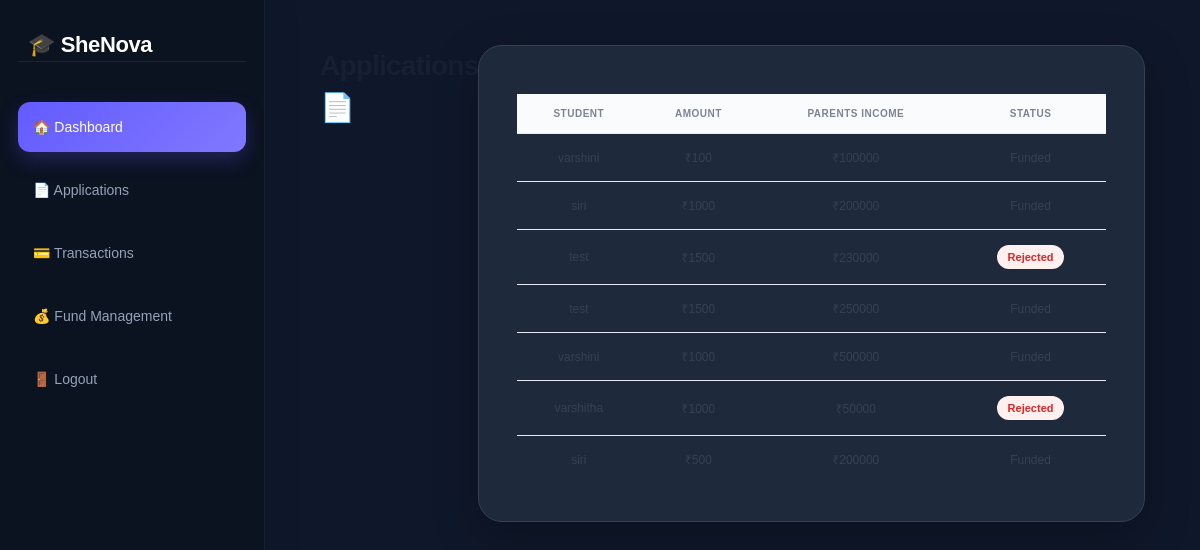
/admin-applications/ (signed in), run on the app's committed database.
### accounts/models.py (models this page shows, shortened)
class Application(models.Model):
    is_emergency = models.BooleanField(default=False)
    PRIORITY_CHOICES = [
        ('Low', 'Low'),
        ('Medium', 'Medium'),
        ('High', 'High'),
        ('Critical', 'Critical'),
    ]
    priority_level = models.CharField(
        max_length=10,
        choices=PRIORITY_CHOICES,
        default='Medium'
    )
    STATUS_CHOICES = (
        ('Pending', 'Pending'),
        ('Approved', 'Approved'),
        ('Funded', 'Funded'),
        ('Rejected', 'Rejected'),
        ('Completed', 'Completed'),
    )
    REPAYMENT_CHOICES = [
        ('30', '30 Days'),
        ('60', '60 Days'),
        ('90', '90 Days'),
    ]
    student = models.ForeignKey(User, on_delete=models.CASCADE)
    amount_requested = models.IntegerField()
    reason = models.TextField()
    family_income = models.IntegerField()
    phone = models.CharField(max_length=10, null=True, blank=True)
    year = models.CharField(max_length=10, null=True, blank=True)
    aadhaar_number = models.CharField(max_length=12, blank=True, null=True)
    pan_number = models.CharField(max_length=10, blank=True, null=True)
    student_id_number = models.CharField(max_length=20, blank=True, null=True)
    aadhar_card = models.FileField(upload_to='documents/aadhaar/', blank=True, null=True)
    pan_card = models.FileField(upload_to='documents/pan/', blank=True, null=True)
    student_id_card = models.FileField(upload_to='documents/student_id/', blank=True, null=True)
    reference_name = models.CharField(max_length=100, blank=True, null=True)
    reference_relation = models.CharField(max_length=50, blank=True, null=True)
    reference_phone = models.CharField(max_length=15, blank=True, null=True)
    cibil_score = models.IntegerField(null=True, blank=True)
    risk_level = models.CharField(max_length=20, null=True, blank=True)
    supervisor_notes = models.TextField(blank=True, null=True)
    applied_date = models.DateTimeField(auto_now_add=True)
    repayment_plan = models.CharField(max_length=10,choices=REPAYMENT_CHOICES)
    status = models.CharField(max_length=20, choices=STATUS_CHOICES, default='Pending')
    ai_risk_score = models.IntegerField(null=True, blank=True)
    ai_risk_level = models.CharField(max_length=20, null=True, blank=True)
    ai_risk_reasons = models.TextField(null=True, blank=True)
    ai_recommendation = models.TextField(null=True, blank=True)

### accounts/views.py (the view)
# urls.py: path('admin-applications/', views.admin_applications, name='admin_applications'),
@login_required
def admin_applications(request):
    applications = Application.objects.all()
    return render(request, 'accounts/admin_applications.html', {
        'applications': applications
    })

### accounts/templates/accounts/admin_applications.html
{% load static %}
{% block content %}
<link rel="stylesheet"
      href="{% static 'shenova.css' %}">
<div class="sidebar">
<h2>🎓 SheNova</h2>
<a href="{% url 'admin_dashboard' %}">🏠 Dashboard</a>
<a href="{% url 'admin_applications' %}">📄 Applications</a>
<a href="{% url 'admin_transactions' %}">💳 Transactions</a>
<a href="{% url 'admin_fund' %}">💰 Fund Management</a>
<a href="{% url 'logout' %}">🚪 Logout</a>
</div>
<div class="main">
<h2>Applications 📄</h2>
<div class="card">
<table>
<tr>
<th>Student</th>
<th>Amount</th>
<th>Parents Income</th>
<th>Status</th>
</tr>
{% for app in applications %}
<tr>
<td>{{ app.student.username }}</td>
<td>₹{{ app.amount_requested }}</td>
<td>₹{{ app.family_income }}</td>
<td>
{% if app.status == "Pending" %}
<span class="badge pending">Pending</span>
{% elif app.status == "Approved" %}
<span class="badge approved">Approved</span>
{% elif app.status == "Rejected" %}
<span class="badge rejected">Rejected</span>
{% else %}
<span class="badge">{{ app.status }}</span>
{% endif %}
</td>
</tr>
{% empty %}
<tr>
<td colspan="4">No Applications Found</td>
</tr>
{% endfor %}
</table>
</div>
</div>
{% endblock %}

### data on the page
Application: student.username "varshini", amount_requested "100", family_income "100000", status "Funded"
Application: student.username "siri", amount_requested "1000", family_income "200000", status "Funded"
Application: student.username "test", amount_requested "1500", family_income "230000", status "Rejected"
Application: student.username "test", amount_requested "1500", family_income "250000", status "Funded"
Application: student.username "varshini", amount_requested "1000", family_income "500000", status "Funded"
Application: student.username "varshitha", amount_requested "1000", family_income "50000", status "Rejected"
Application: student.username "siri", amount_requested "500", family_income "200000", status "Funded"
